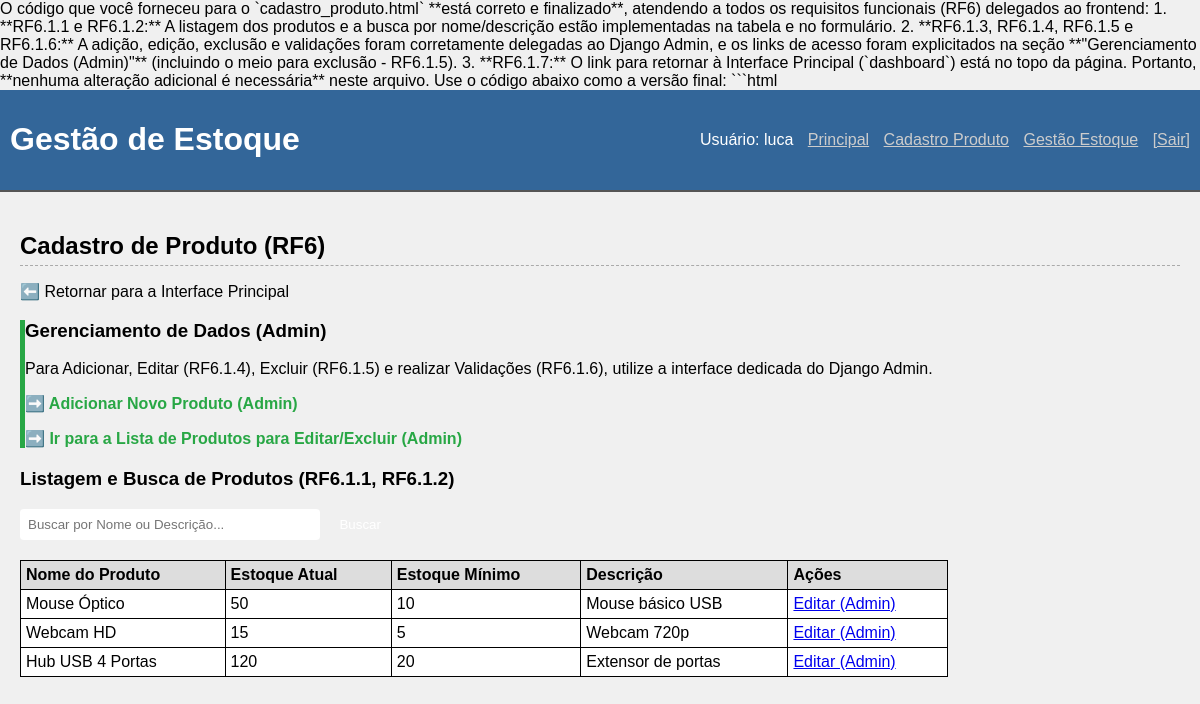
Page /cadastro_produto/ (signed in) on the earlier database version.
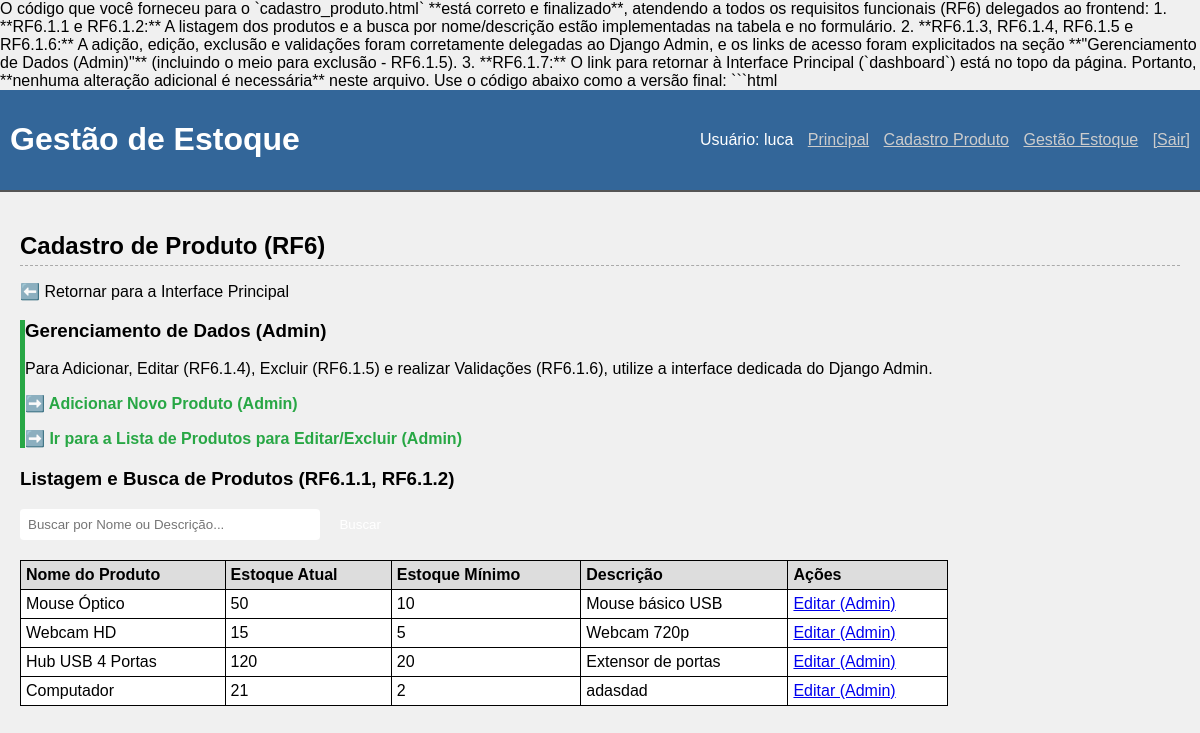
Same page on the later database version.
### gestao_estoque/models.py (models this page shows, shortened)
class Produto(models.Model):
    nome = models.CharField(max_length=100, unique=True, verbose_name="Nome do Produto")
    descricao = models.TextField(blank=True, null=True, verbose_name="Descrição")
    estoque_atual = models.IntegerField(default=0, verbose_name="Estoque Atual")
    estoque_minimo = models.IntegerField(default=5, verbose_name="Estoque Mínimo")
    class Meta:
        verbose_name = "Produto"
        verbose_name_plural = "Produtos"

### gestao_estoque/views.py (the view)
# urls.py: path('cadastro_produto/', views.cadastro_produto_view, name='cadastro_produto'),
@login_required
def cadastro_produto_view(request):
    produtos = Produto.objects.all()
    search_query = request.GET.get('q')
    if search_query:
        produtos = produtos.filter(
            Q(nome__icontains=search_query) | Q(descricao__icontains=search_query)
        )
    context = {
        'produtos': produtos,
        'search_query': search_query
    }
    return render(request, 'gestao_estoque/cadastro_produto.html', context)

### gestao_estoque/templates/gestao_estoque/cadastro_produto.html (shortened to what this page needs)
{% extends "gestao_estoque/base.html" %}
{% block content %}
    <h2>Cadastro de Produto (RF6)</h2>
    <p><a href="{% url 'dashboard' %}" style="color: var(--primary-color); text-decoration: none;">⬅️ Retornar para a Interface Principal</a></p>
    <div class="card" style="margin-bottom: 20px; border-left: 5px solid #28a745;">
        <h3>Gerenciamento de Dados (Admin)</h3>
        <p>Para Adicionar, Editar (RF6.1.4), Excluir (RF6.1.5) e realizar Validações (RF6.1.6), utilize a interface dedicada do Django Admin.</p>
        <p><a href="/admin/gestao_estoque/produto/add/" style="color: #28a745; font-weight: bold; text-decoration: none;">➡️ Adicionar Novo Produto (Admin)</a></p>
        <p><a href="/admin/gestao_estoque/produto/" style="color: #28a745; font-weight: bold; text-decoration: none;">➡️ Ir para a Lista de Produtos para Editar/Excluir (Admin)</a></p>
    </div>
    <div class="card">
        <h3>Listagem e Busca de Produtos (RF6.1.1, RF6.1.2)</h3>
        <form method="get" action="{% url 'cadastro_produto' %}" style="margin-bottom: 20px;">
            <input type="text" name="q" placeholder="Buscar por Nome ou Descrição..." value="{{ search_query|default_if_none:'' }}" style="padding: 8px; border: 1px solid var(--border-light); border-radius: 4px; width: 300px;">
            <button type="submit" style="padding: 8px 15px; background-color: var(--primary-color); color: white; border: none; border-radius: 4px; cursor: pointer;">Buscar</button>
        </form>
        <table class="table-style">
            <thead>
                <tr>
                    <th>Nome do Produto</th>
                    <th>Estoque Atual</th>
                    <th>Estoque Mínimo</th>
                    <th>Descrição</th>
                    <th>Ações</th>
                </tr>
            </thead>
            <tbody>
                {% for produto in produtos %}
                <tr>
                    <td>{{ produto.nome }}</td>
                    <td>{{ produto.estoque_atual }}</td>
                    <td>{{ produto.estoque_minimo }}</td>
                    <td>{{ produto.descricao|default:"N/A" }}</td>
                    <td>
                        <a href="/admin/gestao_estoque/produto/{{ produto.pk }}/change/">Editar (Admin)</a>
                    </td>
                </tr>
                {% empty %}
                <tr>
                    <td colspan="5">Nenhum produto cadastrado ou encontrado com o termo "{{ search_query }}".</td>
                </tr>
                {% endfor %}
            </tbody>
        </table>
    </div>
{% endblock %}

Differences in the rows shown:
added Produto: nome "Computador", estoque_atual "21", estoque_minimo "2", descricao "adasdad"
